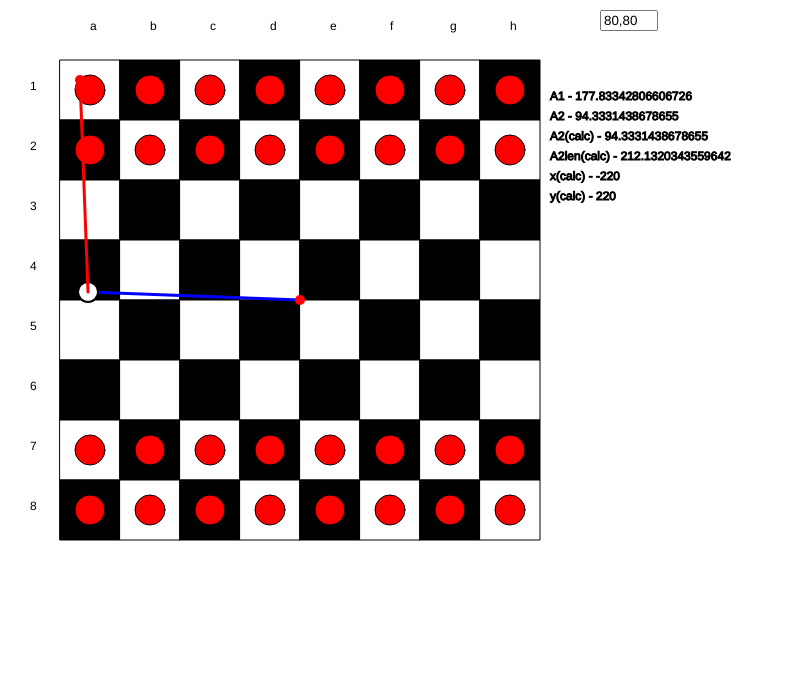
Frame 1 (no input)
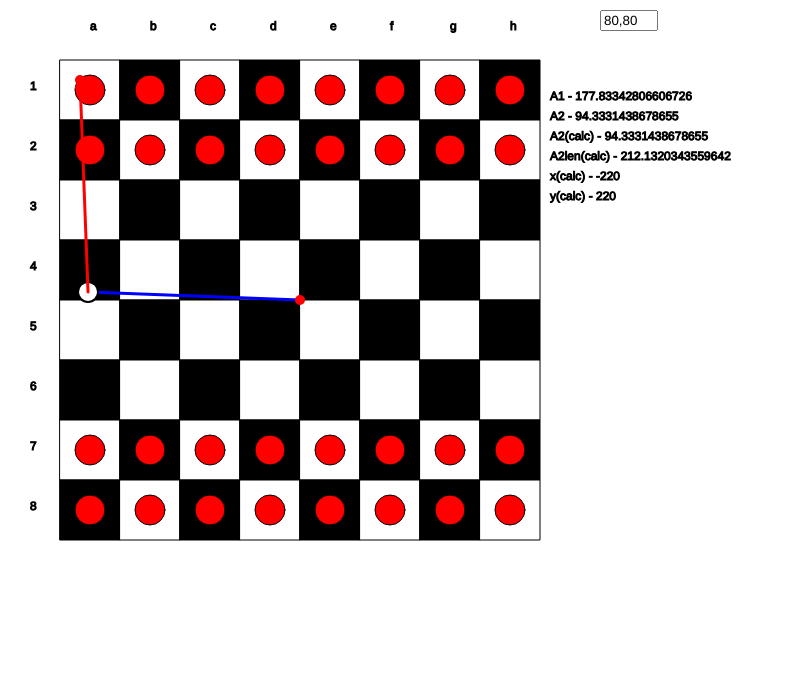
Frame 60 (no input)
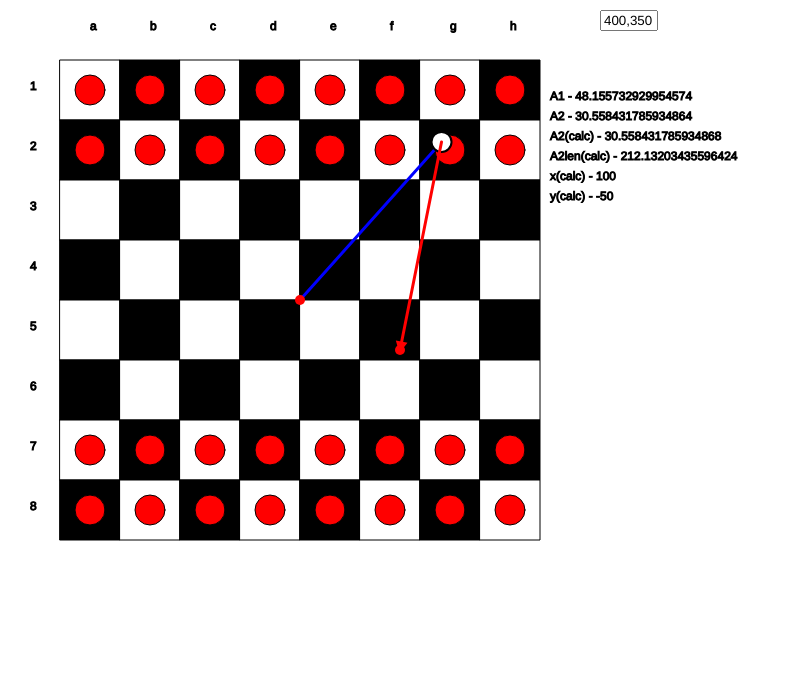
Frame 120 (the mouse pressed at the canvas centre since frame 60)

The p5.js sketch that drew these frames (run headless with seeded random() and noise() and a simulated clock; from frame 60 on, the mouse is pressed at the canvas centre):

// p5.js sketch
// ── sketch.js
let width = 600;
let height = 600;
let cols = 8;
let distance = width / (cols + 2); // one empty row on each side

let halfWidth = width / 2;
let halfheight = height / 2;


let gotoX = 80;
let gotoY = 80;


let inp;
let cells = [];

let bot;

function setup() {
  createCanvas(width + 200, height + 100);
  //createCanvas(width , height);
  background(220);
  let armLen = sqrt(sq(halfWidth) + sq(halfheight)) / 2;
  let arm1Len = armLen;
  let arm2Len = armLen;

  inp = createInput(`${gotoX},${gotoY}`);
  inp.position(width,10)
  inp.size(50);
  inp.input(setxy);

  bot = new Scara(arm1Len, arm2Len, width, height);

}

function draw() {
  // noFill();
  clear();

  createChessBoard(cols, distance);
  bot.goto(gotoX, gotoY);
  bot.update();
  bot.show();
  mark(halfWidth, halfheight);//center
  mark(gotoX, gotoY);


  inp.value(`${gotoX},${gotoY}`);
}

function mark(x, y) {
  push()
  stroke('red');
  strokeWeight(10);
  point(x, y);
  pop();
}

function mousePressed() {
  if (mouseX <= width && mouseY <= height) {
    gotoX = mouseX
    gotoY = mouseY
  }
}

function setxy() {

  let s = this.value();
  let v = split(s, ',');
  gotoX = float(v[0]);
  gotoY = float(v[1]);
}


function createChessBoard(cols, distance) {


  for (let i = 1; i <= cols; i++) {
    for (let j = 1; j <= cols; j++) {
      let color = 'black';
      if (j % 2 == 0) {
        if (i % 2 == 0) {
          color = 'white'
        }
        else {
          color = 'black';
        }
      }
      else {
        if (i % 2 == 0) {
          color = 'black';
        }
        else {
          color = 'white'
        }
      }
      let c = new Cell(i * distance, j * distance, distance, color);
      c.occupied = j < 3 || j > cols - 2;
      c.update();
      c.show();

      cells.push(c);
      //rect(i * distance, j * distance, distance, distance);
    }
  }
  push();
  let c = 'a';
  for (let i = 1; i <= cols; i++) {
    //rows
    let midX = i * distance + distance / 2;
    let midY = distance / 2;

    text(c, midX, midY);
    c = String.fromCharCode(c.charCodeAt(0) + 1);
    //columns
    text(i, midY, midX);
  }
  pop();
}

// function createGraph(w, h, d = 1) {
//   stroke('green');
//   strokeWeight(1);
//   //y axis
//   for (let index = distance; index < w; index += d) {
//     line(distance, index, w - distance, index);
//   }
//   for (let index = distance; index < h; index += d) {
//     line(index, distance, index, height - distance);
//   }
// }
// function drawXYAxis(w, h) {
//   stroke('red');
//   strokeWeight(2);
//   line(0, -h, 0, h);
//   line(-w, 0, w, 0);
// }

// ── cell.js
class Cell {

    constructor(x, y, len, color) {
        this.x = x;
        this.y = y;
        this.len = len;
        this.color = color;
        this.midX = this.x + (this.len / 2);
        this.midY = this.y + (this.len / 2);

    }

    show() {
        push();
        fill(this.color);
        rect(this.x, this.y, this.len, this.len);

        if (this.occupied) {
            fill('red');
            circle(this.midX, this.midY, 30);
        }
        if (this.inPath) {
            fill(this.textColor);
            text(this.order, this.midX, this.midY);
        }
        pop();
    }

    update() {


    }
    getPath(startXY, destinationCell, moveType = "midstraight") { //movetypes= edges,diagonal,midstraight
        let cordinates = [];
        //we have to move though edges
        if (this.occupied) {
            moveType = "edges"
        }
        //if startXY is within the cell we can only use midstraight move
        if (startXY.x == this.midX && startXY.y == this.midY) {
            moveType = "midstraight"
        }

        switch (moveType) {
            case "midstraight": {
                cordinates = this.getMidStraightPoints(startXY, destinationCell);
                break;
            }
            case "edges": {
                cordinates = this.getEdgePoints(startXY, destinationCell);

                break;
            }
            case "diagonal": {

                break;
            }

            default:
                break;
        }


        if (this === destinationCell) {//move to mid point
            let startPoint = cordinates.length > 0 ? cordinates[cordinates.length - 1] : startXY;
            let incords = this.getStraightPathPoints(startPoint, this.midX, this.midY);
            cordinates = cordinates.concat(incords);
        }

        return cordinates;
    }
    getMidStraightPoints(startXY, destinationCell) {
        let cordinates = [];

        //dcell on top or dcell on bottom
        if (destinationCell.y < this.y || destinationCell.y > this.y) {
            let ex = this.midX // if its top or bottom x would the same mid pos
            let ey = destinationCell.y < this.y ? this.y : this.y + this.len// if its the top y would be the same as this.y other wise it would be the bottom line of this cell

            //move to top mid posistion
            cordinates = this.getStraightPathPoints(startXY, ex, ey);


        }
        //dcell on left destinationCell.y == this.y or  on right destinationCell.y == this.y
        else if (destinationCell.x < this.x || destinationCell.x > this.x) {
            let ex = destinationCell.x < this.x ? this.x : this.x + this.len // if its the left y would be the same as this.x other wise it would be the right line of this cell
            let ey = this.midY // if its the top y would be the same as this.y other wise it would be the bottom line of this cell
            cordinates = this.getStraightPathPoints(startXY, ex, ey);

        }
        //cordinates.push({ x: destinationCell.midX, y: destinationCell.midY });

        return cordinates;
    }

    getEdgePoints(startXY, destinationCell) {
        let cordinates = [];

        //dcell on top 
        if (destinationCell.y < this.y) {
            cordinates = this.edgePointsToTop(startXY);
        }
        //dcell on bottom
        else if (destinationCell.y > this.y) {

            //move xyx
            // if the start is at the bottom of the cell
            cordinates = this.edgePointsToBottom(startXY);

        }
        //dcell on left
        else if (destinationCell.x < this.x) {

            //move xyx
            // if the start is at the bottom of the cell
            cordinates = this.edgePointsToLeft(startXY);

        }
        //dcell on right
        else if (destinationCell.x > this.x) {

            //move xyx
            // if the start is at the bottom of the cell
            cordinates = this.edgePointsToRight(startXY);

        }
        return cordinates;
    }

    edgePointsToRight(startXY) {
        let cordinates;
        // if the start is at the bottom of the cell
        if (startXY.y >= this.y + this.len) {
            //move to the bottom right corner
            let br = this.pointsToBottomRightCorner(startXY);

            //move to the right middle
            // let rm = this.pointsToRightMid(br[br.length - 1]);
            cordinates = br;//.concat(rm);
        }

        // if the start is at the left of the cell
        else if (startXY.x <= this.x) {
            //move to the bottom left corner                
            let bl = this.pointsToBottomLeftCorner(startXY);
            //move to the bottom right corner                
            let br = this.pointsToBottomRightCorner(bl[bl.length - 1]);
            //move to the right middle              
            // let rm = this.pointsToRightMid(br[br.length - 1]);
            cordinates = bl.concat(br);//.concat(rm);
        }

        // if the start is at the right of the cell
        else if (startXY.x >= this.x + this.len) {
            //move to the right middle                
            let rm = this.pointsToRightMid(startXY);
            cordinates = rm;

        }

        // if the start is at the top of the cell
        else if (startXY.y <= this.y) {

            //move to the top right corner                
            let tr = this.pointsToTopRightCorner(startXY);
            //move to the right middle                                
            //let rm = this.pointsToRightMid(tr[tr.length - 1]);
            cordinates = tr;//.concat(rm);

        }
        return cordinates;
    }



    edgePointsToLeft(startXY) {
        let cordinates;
        // if the start is at the bottom of the cell
        if (startXY.y >= this.y + this.len) {
            let bl = this.pointsToBottomLeftCorner(startXY);
            //move to the left middle
            //let lm = this.pointsToLeftMid(bl[bl.length - 1]);
            cordinates = bl;//.concat(lm);

        } // if the start is at the left of the cell
        else if (startXY.x <= this.x) {
            //move to the left middle
            let lm = this.pointsToLeftMid(startXY);
            cordinates = lm;

        }

        // if the start is at the right of the cell
        else if (startXY.x >= this.x + this.len) {
            //move to the bottom right corner
            let br = this.pointsToBottomRightCorner(startXY);
            //move to the bottom left corner
            let bl = this.pointsToBottomLeftCorner(br[br.length - 1]);
            //move to the left middle
            //let lm = this.pointsToLeftMid(bl[bl.length - 1]);
            cordinates = br.concat(bl);//.concat(lm);
        }

        // if the start is at the top of the cell
        else if (startXY.y <= this.y) {

            //move to the top left corner
            let tl = this.pointsToTopLeftCorner(startXY);
            //move to the left middle
            //let lm = this.pointsToLeftMid(tl[tl.length - 1]);
            cordinates = tl;//.concat(lm);
        }
        return cordinates;
    }


    edgePointsToBottom(startXY) {
        let cordinates;
        // if the start is at the bottom of the cell
        if (startXY.y >= this.y + this.len) {
            //move to the bottom mid pos
            let tm = this.pointsToBottomMid(startXY);
            cordinates = tm;

        } // if the start is at the left of the cell
        else if (startXY.x <= this.x) {
            //move to the bottom left corner
            let bl = this.pointsToBottomLeftCorner(startXY);
            //move to the bottom mid pos
            //let bm = this.pointsToBottomMid(bl[bl.length - 1]);
            cordinates = bl;//.concat(bm);

        }

        // if the start is at the right of the cell
        else if (startXY.x >= this.x + this.len) {
            //move to the bottom right corner                
            let br = this.pointsToBottomRightCorner(startXY);
            //move to the bottom mid pos
            //let bm = this.pointsToBottomMid(br[br.length - 1]);
            cordinates = br;//.concat(bm);
        }

        // if the start is at the top of the cell
        else if (startXY.y <= this.y) {

            //move to the top left corner
            let tl = this.pointsToTopLeftCorner(startXY);
            //move to the bottom left corner
            let bl = this.pointsToBottomLeftCorner(tl[tl.length - 1]);

            //move to the bottom mid pos
           // let bm = this.pointsToBottomMid(bl[bl.length - 1]);
            cordinates = tl.concat(bl);//.concat(bm);
        }
        return cordinates;
    }



    edgePointsToTop(startXY) {
        let cordinates;
        // if the start is at the bottom of the cell
        if (startXY.y >= this.y + this.len) {
            //move to the bottom left corner                
            let bl = this.pointsToBottomLeftCorner(startXY);
            //move to the top left corner
            let tl = this.pointsToTopLeftCorner(bl[bl.length - 1]);
            //move to the top mid pos
            //let tm = this.pointsToTopMid(tl[tl.length - 1]);

            cordinates = bl.concat(tl);//.concat(tm);

        } // if the start is at the left of the cell
        else if (startXY.x <= this.x) {
            //move to the top left corner           
            let tl = this.pointsToTopLeftCorner(startXY);
            //move to the top mid pos         
            //let tm = this.pointsToTopMid(tl[tl.length - 1]);
            cordinates = tl;//.concat(tm);

        }

        // if the start is at the right of the cell
        else if (startXY.x >= this.x + this.len) {
            //move to the top right corner
            let tr = this.pointsToTopRightCorner(startXY);
            //move to the top mid pos
            //let tm = this.pointsToTopMid(tr[tr.length - 1]);
            cordinates = tl;//.concat(tm);
        }

        // if the start is at the top of the cell
        else if (startXY.y <= this.y) {
            //move to the top mid pos
            let tm = this.pointsToTopMid(tr[tr.length - 1]);
            cordinates = tm;
        }
        return cordinates;
    }
    pointsToBottomRightCorner(startXY) {
        let ex = this.x + this.len;
        let ey = this.y + this.len;
        let br = this.getStraightPathPoints(startXY, ex, ey);
        return br;
    }
    pointsToTopRightCorner(startXY) {
        let ex = this.x + this.len;
        let ey = this.y;
        let tr = this.getStraightPathPoints(startXY, ex, ey);
        return tr;
    }
    pointsToBottomLeftCorner(startXY) {
        let ex = this.x;
        let ey = this.y + this.len;
        let bl = this.getStraightPathPoints(startXY, ex, ey);
        return bl;
    }
    pointsToTopLeftCorner(startXY) {
        let ex = this.x;
        let ey = this.y;
        let tl = this.getStraightPathPoints(startXY, ex, ey);
        return tl;
    }
    pointsToBottomMid(startXY) {
        let ex = this.midX;
        let ey = this.y + this.len;
        let tm = this.getStraightPathPoints(startXY, ex, ey);
        return tm;
    }
    pointsToTopMid(startXY) {
        let ex = this.midX;
        let ey = this.y;
        let tm = this.getStraightPathPoints(startXY, ex, ey);
        return tm;
    }
    pointsToRightMid(startXY) {
        let ex = this.x + this.len;
        let ey = this.midY;
        let rm = this.getStraightPathPoints(startXY, ex, ey);
        return rm;
    }
    pointsToLeftMid(startXY, bl) {
        let ex = this.x;
        let ey = this.midY;
        let lm = this.getStraightPathPoints(startXY, ex, ey);
        return lm;
    }

    getStraightPathPoints(startXY, ex, ey) {
        let cordinates = [];
        let cX = startXY.x;
        let cY = startXY.y;
        cordinates.push({ x: cX, y: cY });
        //move to min X  with the same Y.
        const midX = ex;
        let dx = ex > startXY.x ? 1 : -1; // if the start is on the right multipy by -1 so that we reduce x
        let diffx = abs(startXY.x - midX);
        for (let index = 1; index <= diffx; index++) {
            cX += dx;
            cordinates.push({ x: cX, y: cY });
        }
        const midY = ey;
        let dy = ey > startXY.y ? 1 : -1;
        let diffy = abs(startXY.y - midY);
        for (let index = 1; index <= diffy; index++) {
            cY += dy;
            cordinates.push({ x: cX, y: cY });

        }
        return cordinates;
    }
}

// ── scara.js
class Scara {

    constructor(arm1Len, arm2Len, width, height) {
        this.arm1Len = arm1Len;
        this.arm2Len = arm2Len;
        this.width = width;
        this.height = height;
        this.orginV = createVector(0,0);
    }

    goto(x, y) {
        this.gotoX = x - (this.width / 2); // convert the 0,0 left corner axis to mid point cordinates
        this.gotoY = -1 * (y - (this.height / 2));
    }
    update() {

        //get the arm 1 and 2 angles
        this.angles = this.getAngles(this.gotoX, this.gotoY);

        this.arm1V = createVector(this.arm1Len, 0);
        this.arm1V.setHeading(this.angles.A1);

        let tempV = createVector(this.gotoX, this.gotoY);
        // insted of calculating the angle between arm2 and x axis, 
        //draw the arm and then check to see if the caclulated angle is same as acutal
        this.arm2V = p5.Vector.sub(tempV, this.arm1V);
        let x = this.arm2V.angleBetween(this.arm1V);
        this.angles.A2_Calc = PI - x;
        this.angles.A2_Len = this.arm2V.mag();

    }
    show() {

        push();
        translate((this.width / 2), (this.height / 2));//move the cordinate to center
        scale(1, -1);
        stroke('black');
        strokeWeight(2);
        this.drawArrow(this.orginV, this.arm1V, "blue");
        let arm1Tip = this.getCordinates(this.arm1Len, this.angles.A1);
        circle(arm1Tip.X, arm1Tip.Y, 20);//joint circle

        this.drawArrow(this.arm1V, this.arm2V, "red");

        pop();

        this.displayText(this.angles);
    }


    drawArrow(base, vec, myColor) {
        push();
        stroke(myColor);
        strokeWeight(3);
        fill(myColor);
        translate(base.x, base.y);
        line(0, 0, vec.x, vec.y);
        rotate(vec.heading());
        let arrowSize = 7;
        translate(vec.mag() - arrowSize, 0);
        triangle(0, arrowSize / 2, 0, -arrowSize / 2, arrowSize, 0);
        pop();
    }

    displayText(angles) {

        textSize(12);
        stroke('black');
        let x = width - 50
        let y = 100
        text(`A1 - ${degrees(angles.A1)}`, x, y);
        text(`A2 - ${degrees(angles.A2)}`, x, y += 20);
        text(`A2(calc) - ${degrees(angles.A2_Calc)}`, x, y += 20);
        text(`A2len(calc) - ${angles.A2_Len}`, x, y += 20);
        text(`x(calc) - ${this.gotoX}`, x, y += 20);
        text(`y(calc) - ${this.gotoY}`, x, y += 20);

    }



    getCordinates(l, angle, orginX = 0, orginY = 0) {
        // console.log(`l ${l}`);
        //console.log(`angle ${angle}`);

        //angle from y axis
        let x = orginX + cos(angle) * l;
        let y = orginY + sin(angle) * l;

        return { X: x, Y: y };
    }
    getAngles(x, y) {
        //https://appliedgo.net/roboticarm/
        //https://howtomechatronics.com/projects/scara-robot-how-to-build-your-own-arduino-based-robot/

        if (x == 0 && y == 0) {//this does not form a triangle so hard code. this would be the home position
            return { A1: 0, A2: 360 };
        }

        let h = sqrt(sq(x) + sq(y));
        let d1 = atan(y / x);

        let d2 = this.lawOfcosines(h, this.arm1Len, this.arm2Len);// acos((sq(h) + sq(arm1Len) - sq(arm2Len)) / (2 * h * arm1Len)); 

        let a2 = this.lawOfcosines(this.arm1Len, this.arm2Len, h)//acos((sq(arm1Len) + sq(arm2Len) - sq(h)) / (2 * h * arm2Len));
        let a1 = d1 + d2;
        if (y < 0) {
            a2 = a2;
        }

        if (x < 0) {
            a1 = PI + a1;
        }


        return { A1: a1, A2: a2 };
    }
    lawOfcosines(a, b, h) {
        let c = acos((sq(a) + sq(b) - sq(h)) / (2 * a * b))
        return c;
    }

}
